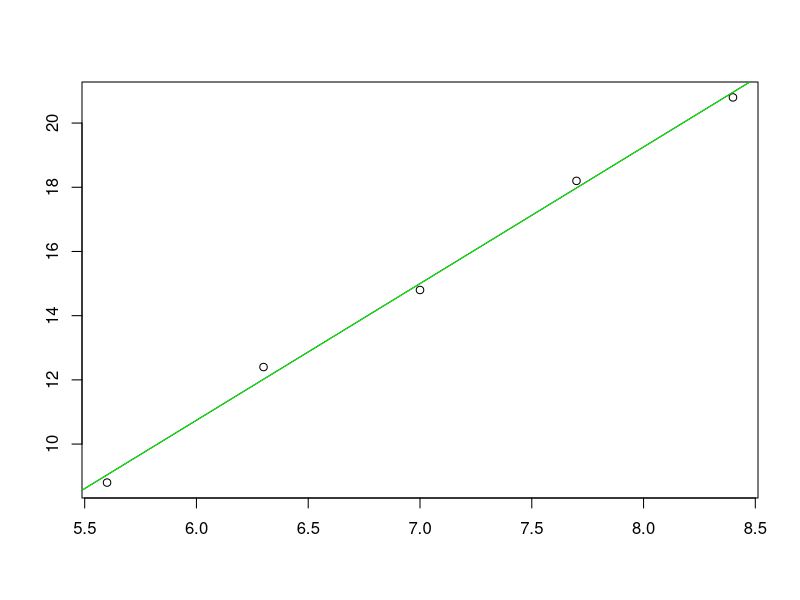

Write the R code that produced this figure.
## ---- chunk 1
knitr::opts_chunk$set(warning = F, message = F, collapse = T, cache = T)
## ---- chunk 2
x <- c(5.6, 6.3, 7, 7.7, 8.4)
y <- c(8.8, 12.4, 14.8, 18.2, 20.8)
r <- lm(y~x)
r
## ---- chunk 3
plot(x,y, xlab="", ylab="")
abline(r)
lines(c(5,9), -14.8+4.257*c(5,9), col="green")
